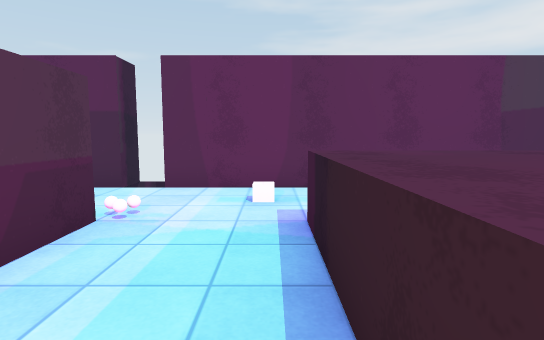
View 1 (above)

21 first-person views from a walk through a 3-D level made in the Unity game engine. The camera is 1.2 m above the floor, tilts 6° down and sees 80° across. Doors are open. The floor is counted in squares, 1 m on a side. Each view is taken from the middle of a square. On the plan, view 1 faces up. The plan holds only what a view shows up to about 14 squares ahead; the rest is blank. The player is left out. Some animated figures are left out. Surface patterns are stand-ins for the level's own textures.

View 2
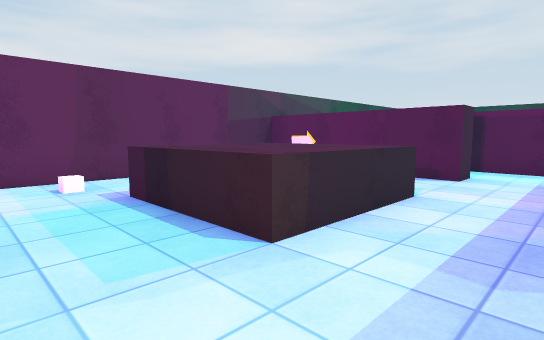

View 3
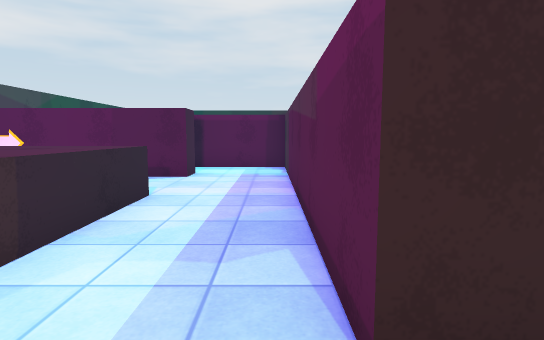

View 4
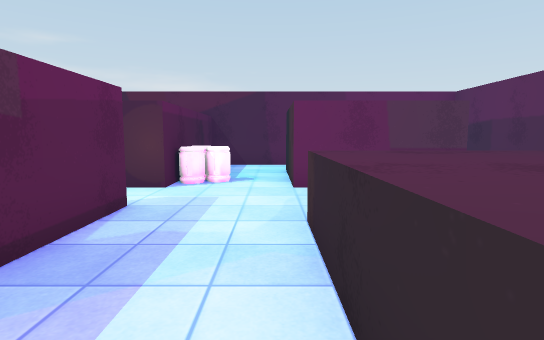

View 5
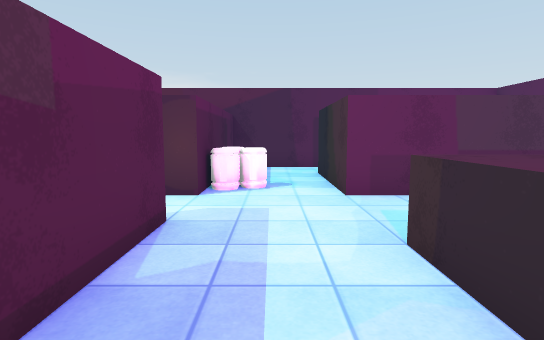

View 6
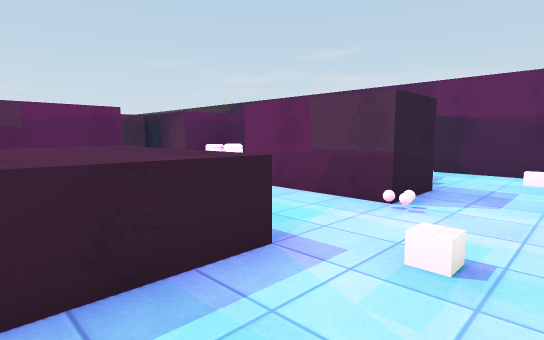

View 7
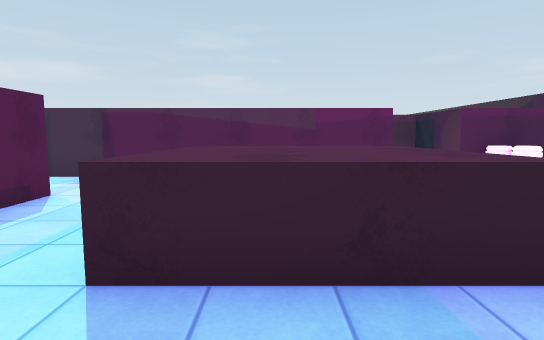

View 8
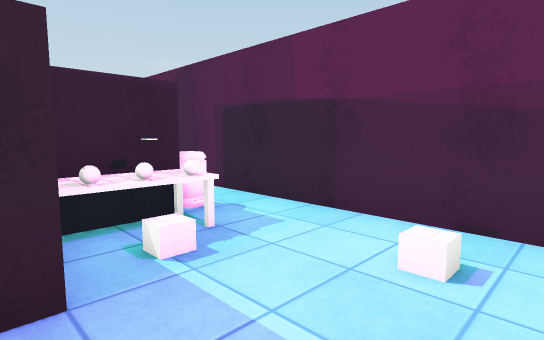

View 9
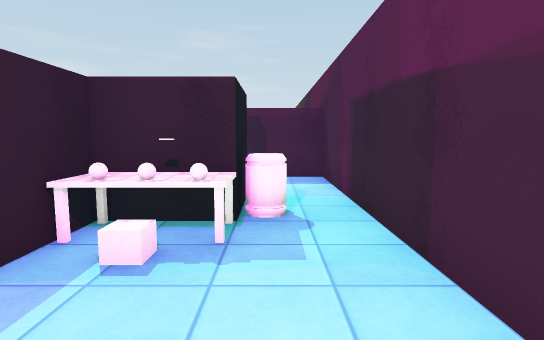

View 10
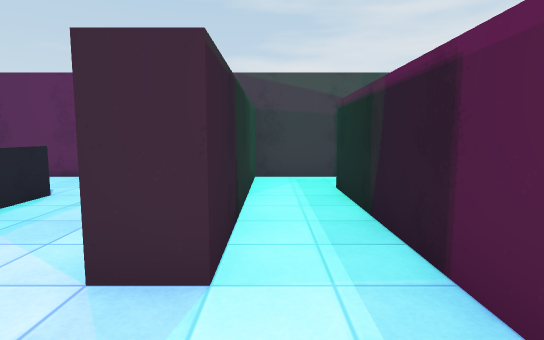

View 11
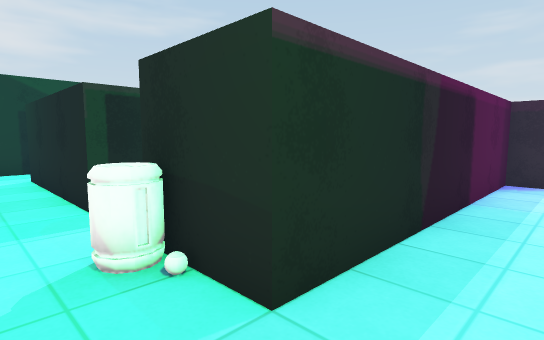

View 12
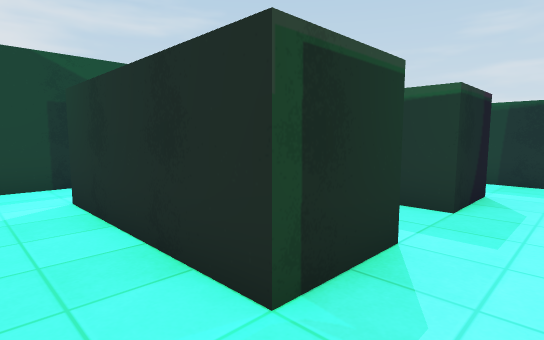

View 13
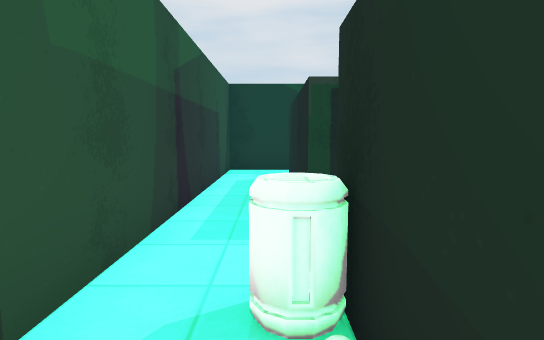

View 14
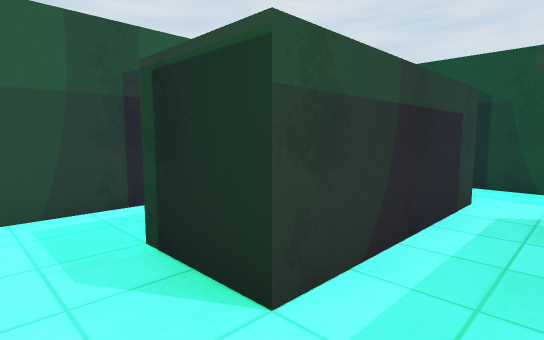

View 15
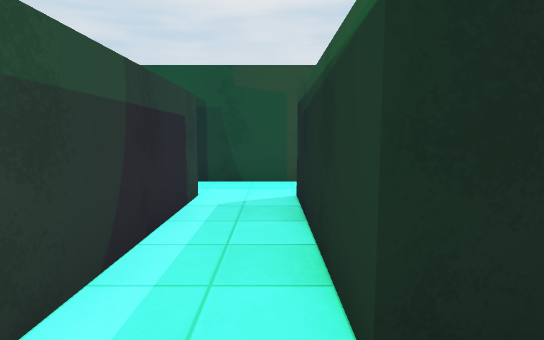

View 16
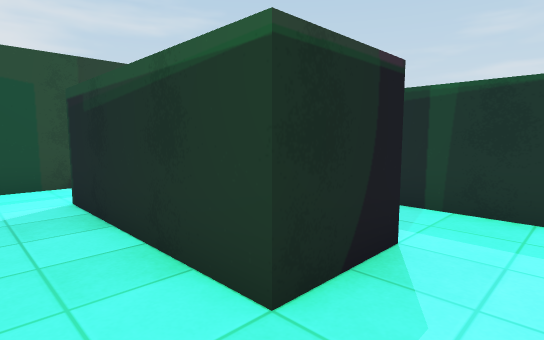

View 17
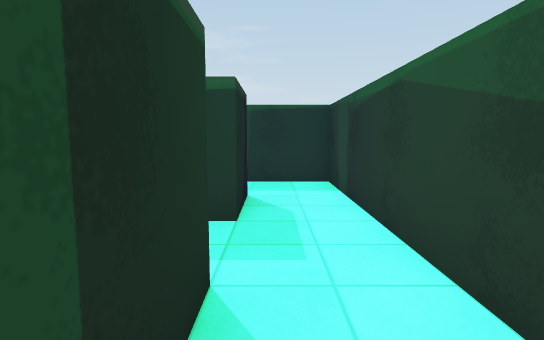

View 18
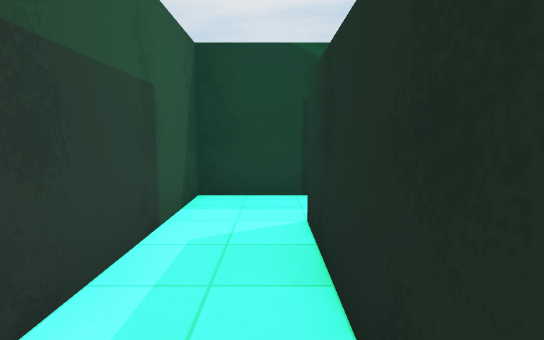

View 19
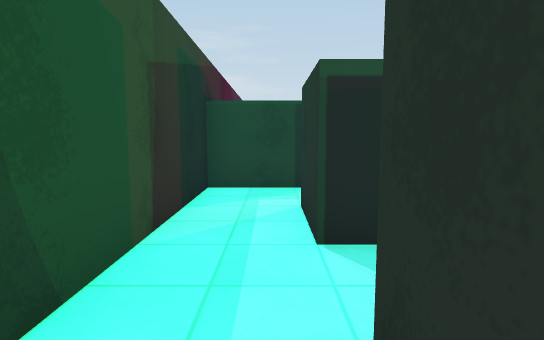

View 20
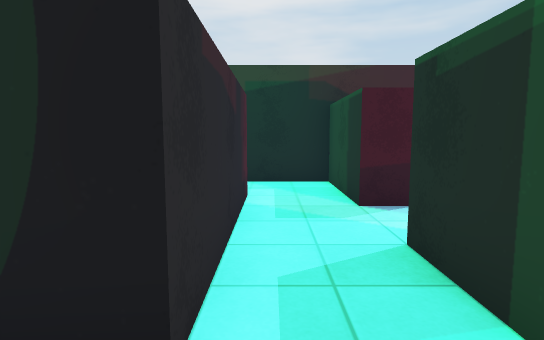

View 21
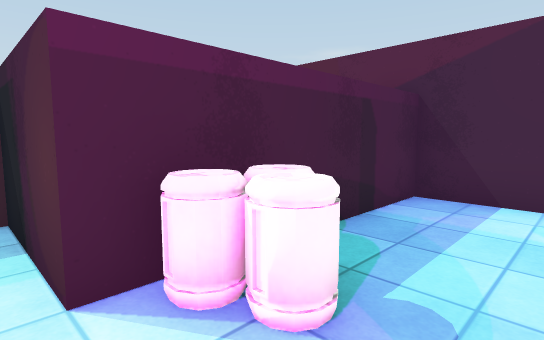

### Floor plan
Key: @ floor where view 1 was taken; # wall or solid block; . floor; D open door; ^ raised ledge; O other object.
Columns run from 9 left of view 1 to 22 right of it. Each row starts with its distance up from view 1.
  8 ###### #########################
  7 #.............   #.............#
  6 #.O......O....   #...O.........#
  5 #..............  #..##..#####..#
  4 #....##...^^^^.. #..##..#####..#
  3 #..OO##...^^^^...#..##.........#
  2 #.O####...^^^^...#..##.........#
  1 #..####...^^^^...#..##..#####..#
  0 #........@..........##..#####..#
 -1 #....O..............##.........#
 -2 #....OO.............##.........#
 -3 #######DD#################DD####
 -4       #.
 -5       #.
 -6       ##

Where each view was taken, in squares from view 1:
view 1: 0 up, 0 right, facing up
view 2: 2 down, 2 left, facing up-right
view 3: 2 down, 2 left, facing right
view 4: 0 up, 5 right, facing left
view 5: 1 down, 4 right, facing left
view 6: 7 up, 3 right, facing down-left
view 7: 7 up, 3 right, facing down
view 8: 7 up, 4 left, facing down-left
view 9: 7 up, 7 left, facing down
view 10: 2 down, 9 right, facing up
view 11: 7 up, 9 right, facing down-right
view 12: 7 up, 13 right, facing down-right
view 13: 6 up, 10 right, facing right
view 14: 2 up, 13 right, facing up-right
view 15: 2 up, 13 right, facing right
view 16: 3 up, 13 right, facing down-right
view 17: 6 up, 14 right, facing down
view 18: 6 up, 15 right, facing right
view 19: 5 up, 20 right, facing down
view 20: 1 down, 13 right, facing right
view 21: 0 up, 2 left, facing down-left
